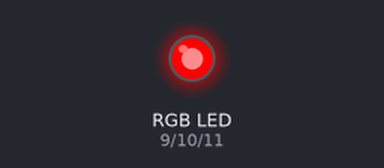
Bench run of a sketch on a simulated Arduino Uno, built with avr-gcc and run on an emulated ATmega328P. Parts: an RGB LED mixed from three pins (HIGH = lit).

Above: at 0.5 s.
At 1.5 s:
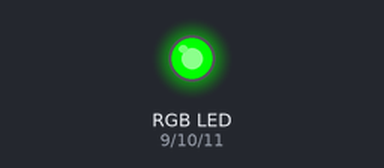
At 2.5 s:
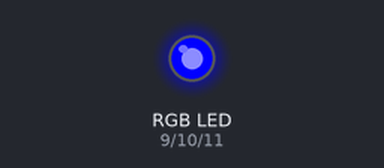
At 3.5 s:
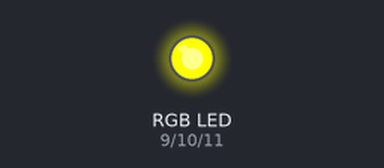
At 4.5 s:
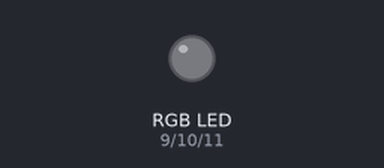
Timing chart, 0 to 6.5 s (numbered marks = the images above):
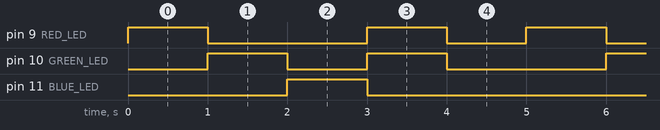

The sketch:

rgb_led_only.ino
```cpp
#define RED_LED 9
#define GREEN_LED 10
#define BLUE_LED 11

void setRGBLed(uint8_t r, uint8_t g, uint8_t b) {
  analogWrite(RED_LED, r);
  analogWrite(GREEN_LED, g);
  analogWrite(BLUE_LED, b);
}

void setup() {
  pinMode(RED_LED, OUTPUT);
  pinMode(GREEN_LED, OUTPUT);
  pinMode(BLUE_LED, OUTPUT);
}

void loop() {
  setRGBLed(255, 0, 0);
  delay(1000);

  setRGBLed(0, 255, 0);
  delay(1000);

  setRGBLed(0, 0, 255);
  delay(1000);

  setRGBLed(255, 255, 0);
  delay(1000);

  setRGBLed(0, 0, 0);
  delay(1000);
}
```

Measured:
- by itself, pin 9 (RED_LED): repeats every 5.0 s: LOW 2.0 s, HIGH 1.0 s, LOW 1.0 s, HIGH 1.0 s
- by itself, pin 10 (GREEN_LED): repeats every 5.0 s: LOW 1.0 s, HIGH 1.0 s, LOW 2.0 s, HIGH 1.0 s
- by itself, pin 11 (BLUE_LED): alternates HIGH for 1.0 s and LOW for 4.0 s
